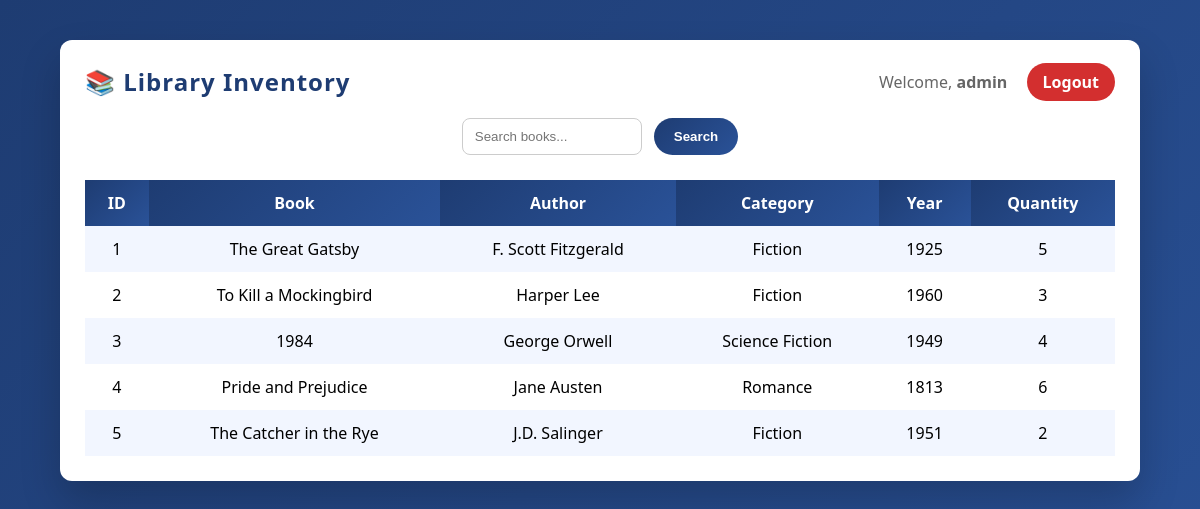
Screenshot of /student_inventory.php (signed in) with the database file from the repository.
### tables this page shows
CREATE TABLE IF NOT EXISTS books (
    id INT AUTO_INCREMENT PRIMARY KEY,
    book_name VARCHAR(255) NOT NULL,
    author VARCHAR(255) NOT NULL,
    category VARCHAR(100) NOT NULL,
    year INT NOT NULL,
    quantity INT NOT NULL,
    weekly_price DECIMAL(10,2) DEFAULT 5.00,
    monthly_price DECIMAL(10,2) DEFAULT 15.00,
    created_at TIMESTAMP DEFAULT CURRENT_TIMESTAMP
);

### student_inventory.php (the view, shortened to what this page needs)
<?php
include "db.php";
$search = $_GET['search'] ?? "";
if ($search) {
    $books = mysqli_query($conn,
        "SELECT * FROM books
         WHERE book_name LIKE '%$search%'
         OR author LIKE '%$search%'
         OR category LIKE '%$search%'"
    );
} else {
    $books = mysqli_query($conn, "SELECT * FROM books");
}
?>
<!DOCTYPE html>
<html>
<head>
    <link rel="stylesheet" href="style.css">
</head>
<body>
<div class="container">
    <div style="display: flex; justify-content: space-between; align-items: center; margin-bottom: 20px;">
        <h2 style="margin: 0;">📚 Library Inventory</h2>
        <div>
            <?php if (isset($_SESSION['user_id'])): ?>
                <span style="color: #666;">Welcome, <strong><?= htmlspecialchars($_SESSION['username']) ?></strong></span>
                <a href="logout.php" style="margin-left: 15px; padding: 8px 16px; background: #d32f2f; color: white; border-radius: 20px; text-decoration: none;">Logout</a>
            <?php else: ?>
                <a href="login.php" style="padding: 8px 16px; background: #1e3c72; color: white; border-radius: 20px; text-decoration: none;">Login</a>
            <?php endif; ?>
        </div>
    </div>
    <form method="get">
        <input type="text" name="search" placeholder="Search books..." value="<?= htmlspecialchars($search) ?>">
        <button type="submit">Search</button>
    </form>
    <table>
        <tr>
            <th>ID</th><th>Book</th><th>Author</th><th>Category</th><th>Year</th><th>Quantity</th>
        </tr>
        <?php while ($row = mysqli_fetch_assoc($books)) { ?>
        <tr>
            <td><?= $row['id'] ?></td>
            <td><?= $row['book_name'] ?></td>
            <td><?= $row['author'] ?></td>
            <td><?= $row['category'] ?></td>
            <td><?= $row['year'] ?></td>
            <td><?= $row['quantity'] ?></td>
        </tr>
        <?php } ?>
    </table>
</div>
</body>
</html>

### style.css (style rules this page uses)
* { margin: 0; padding: 0; box-sizing: border-box; }
body { font-family: 'Segoe UI', Arial, sans-serif; background: linear-gradient(135deg, #1e3c72, #2a5298); min-height: 100vh; animation: fadeIn 1s ease-in; }
.container { width: 90%; max-width: 1100px; margin: 40px auto; background: #ffffff; padding: 25px; border-radius: 12px; box-shadow: 0 20px 40px rgba(0,0,0,0.2); animation: slideUp 0.8s ease; }
h2 { text-align: center; margin-bottom: 25px; color: #1e3c72; letter-spacing: 1px; }
form { margin-bottom: 25px; display: flex; flex-wrap: wrap; gap: 12px; justify-content: center; }
form input { padding: 10px 12px; width: 180px; border-radius: 8px; border: 1px solid #ccc; transition: all 0.3s ease; }
button { padding: 10px 20px; background: linear-gradient(135deg, #1e3c72, #2a5298); color: #fff; border: none; border-radius: 25px; cursor: pointer; transition: all 0.3s ease; font-weight: bold; }
a { color: #1e3c72; font-weight: bold; text-decoration: none; transition: color 0.3s ease; }
table { width: 100%; border-collapse: collapse; animation: fadeIn 1.2s ease; }
table th, table td { padding: 12px; text-align: center; }
table th { background: linear-gradient(135deg, #1e3c72, #2a5298); color: white; }
table tr { transition: all 0.3s ease; }
table tr:nth-child(even) { background: #f2f6ff; }

### rows the page displays
books: id "1", book_name "The Great Gatsby", author "F. Scott Fitzgerald", category "Fiction", year "1925", quantity "5"
books: id "2", book_name "To Kill a Mockingbird", author "Harper Lee", category "Fiction", year "1960", quantity "3"
books: id "3", book_name "1984", author "George Orwell", category "Science Fiction", year "1949", quantity "4"
books: id "4", book_name "Pride and Prejudice", author "Jane Austen", category "Romance", year "1813", quantity "6"
books: id "5", book_name "The Catcher in the Rye", author "J.D. Salinger", category "Fiction", year "1951", quantity "2"

### other values shown
$_SESSION['username'] "admin"
